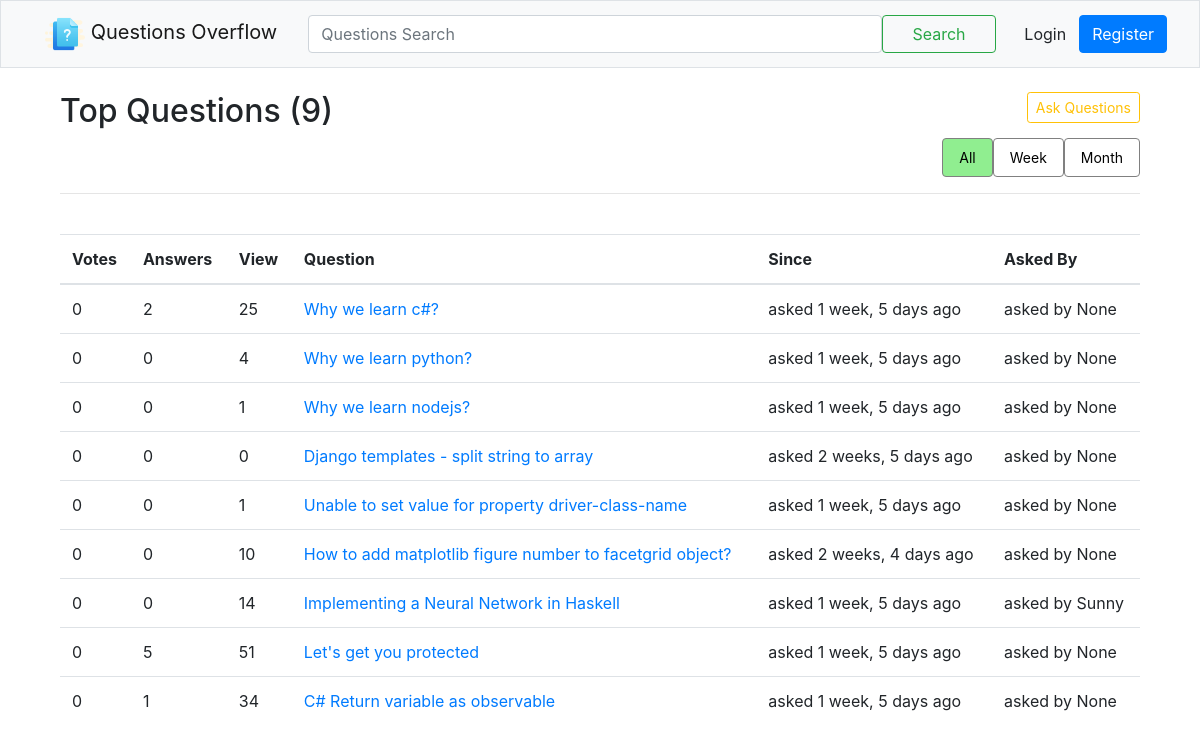
The app's page /, older data.
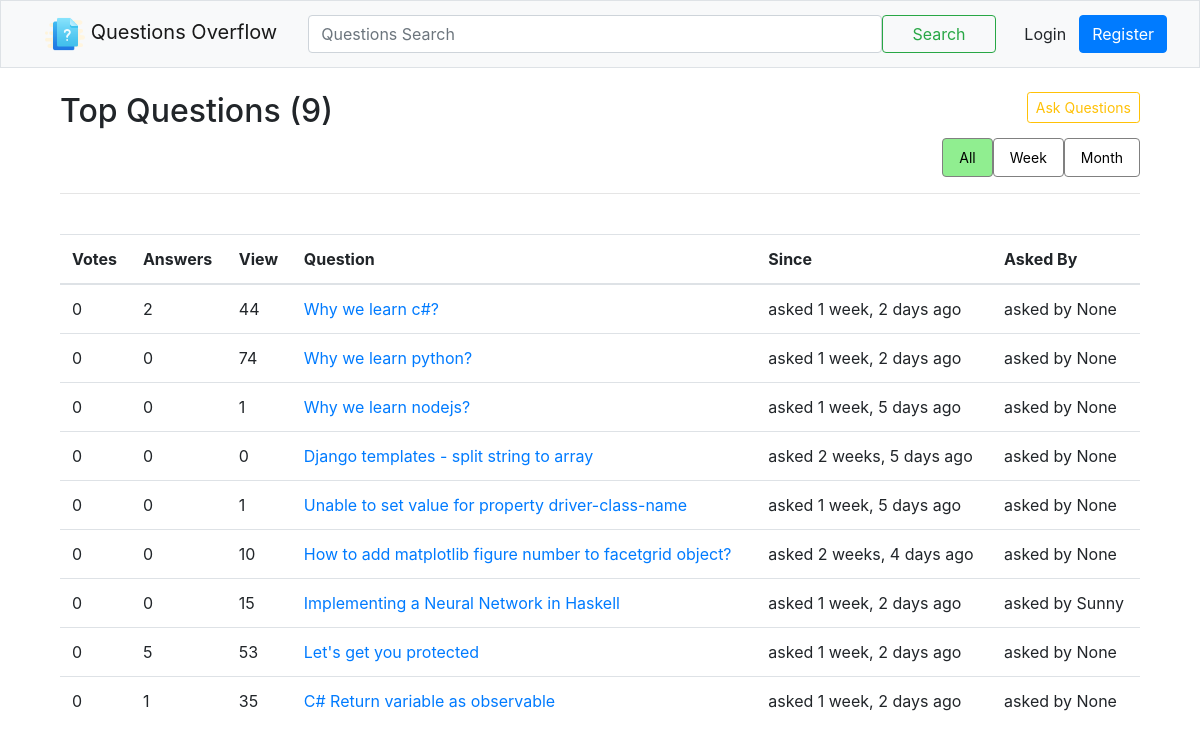
The same page, newer data.
### overflow/models/QuestionModel.py (models this page shows, shortened)
class QuestionModel(models.Model):
    title = models.CharField(max_length=120, unique=True)
    description = RichTextField(null=True)
    tag = models.CharField(max_length=120, null=True)
    views = models.PositiveIntegerField(default=0)
    votes = models.IntegerField(default=0)
    asked_at = models.DateTimeField(auto_now=True)
    asked_by = models.ForeignKey(User, null=True, on_delete=models.CASCADE)
    def answer_count(self):
        return self.answers.count()

### overflow/views/Index.py (the view)
# urls.py: path('', Index.index, name='home'),
def index(request):
    question_list = QuestionModel.objects.all()
    return render(request, 'overflow/Index/index.html', {
        'questions': question_list
    })

### templates/overflow/Index/index.html
{% extends 'shared/_layout.html' %}
{% load static %}
{% block content %}
    <div class="container mt-4">
        <div class="row">
            <div class="col">
                <div class="col-xs-12">
                    <div class="col-xs-6" style="float: left; margin-right:60%;">
                        <h2>Top Questions ({{ questions.count }})</h2>
                    </div>
                    <div class="col-xs-6" style="float: right;">
                        <a href="{% url 'ask_question' %}" class="btn btn-outline-warning btn-sm">Ask Questions</a>
                    </div>
                </div>
                <div class="col-xs-12" style="float: right;">
                    <nav class="nav nav-pills">
                        <a class="btn-sm nav-link active" href="#">All</a>
                        <a class="btn-sm nav-link" href="#">Week</a>
                        <a class="btn-sm nav-link" href="#">Month</a>
                    </nav>
                </div>
            </div>
        </div>
        <hr>
        <br>
        <div>
            <table class="table table-hover">
                <thead>
                <tr>
                    <th>Votes</th>
                    <th>Answers</th>
                    <th>View</th>
                    <th>Question</th>
                    <th>Since</th>
                    <th>Asked By</th>
                </tr>
                </thead>
                <tbody>
                {% for question in questions %}
                    <tr>
                        <td>{{ question.votes }}</td>
                        <td>{{ question.answer_count }}</td>
                        <td>{{ question.views }}</td>
                        <td><a href="{% url 'question_detail' question.pk %}">{{ question.title | capfirst }}</a></td>
                        <td>asked {{ question.asked_at | timesince }} ago</td>
                        <td>asked by {{ question.asked_by | capfirst }}</td>
                    </tr>
                {% endfor %}
                </tbody>
            </table>
        </div>
    </div>
{% endblock %}

### templates/shared/_layout.html (shortened to what this page needs)
{% load static %}
<!DOCTYPE html>
<html lang="en">
<head>
    <link rel="stylesheet" href="{% static 'CSSLibrary/bootstrap.css' %}">
    <link rel="stylesheet"
          href="{% static 'CSSLibrary/highlight.min.css' %}">
    <link rel="stylesheet" href="{% static 'Shared/app.css' %}">
</head>
<body>
{% block body %}
    {% include 'shared/_navbar.html' %}
    <div class="container">
        {% block content %}{% endblock content %}
    </div>
{% endblock body %}
</body>
</html>

### templates/shared/_navbar.html (shortened to what this page needs)
{% load static %}
<nav class="navbar navbar-expand-lg navbar-light bg-light border">
    <div class="container">
        <a href="{% url 'home' %}" class="navbar-brand">
            <img src="{% static 'Images/Icons/front-icon.png' %}" height="40em" alt="overflow"> Questions Overflow
        </a>
        <div class="collapse navbar-collapse" id="mainMenu">
            <form class="form-inline my-3 my-lg-0 col-md-10">
                <input class="form-control col-md-10" type="search" placeholder="Questions Search">
                <button class="btn btn-outline-success col-md-2" type="">Search</button>
            </form>
            {% if user.is_authenticated %}
                <ul class="navbar-nav ml-auto">
                    <li class="nav-item dropdown">
                        <a href="" class="nav-link dropdown-toggle" id="userMenu"
                           data-toggle="dropdown">{{ user.username }}</a>
                        <div class="dropdown-menu dropdown-menu-right" aria-labelledby="userMenu">
                            <a class="dropdown-item" href="#">Log out</a>
                        </div>
                    </li>
                </ul>
            {% else %}
                <a href="#" class="btn btn-light">Login</a>
                <a href="{% url 'signup' %}" class="btn btn-primary">Register</a>
            {% endif %}
        </div>
    </div>
</nav>

### static/Shared/app.css (style rules this page uses)
a.nav-link { color: black; border: 1px solid grey; }
.nav-pills .nav-link.active { color: black; background-color: lightgreen; }

Row changes from the older to the newer data that the page shows:
changed QuestionModel "Why we learn c#?": views "25" → "44"; asked_at "1 week, 5 days" → "1 week, 2 days"
changed QuestionModel "Why we learn python?": views "4" → "74"; asked_at "1 week, 5 days" → "1 week, 2 days"
changed QuestionModel "Implementing a Neural Network in Haskell": views "14" → "15"; asked_at "1 week, 5 days" → "1 week, 2 days"
changed QuestionModel "Let's get you protected": views "51" → "53"; asked_at "1 week, 5 days" → "1 week, 2 days"
changed QuestionModel "C# Return variable as observable": views "34" → "35"; asked_at "1 week, 5 days" → "1 week, 2 days"
